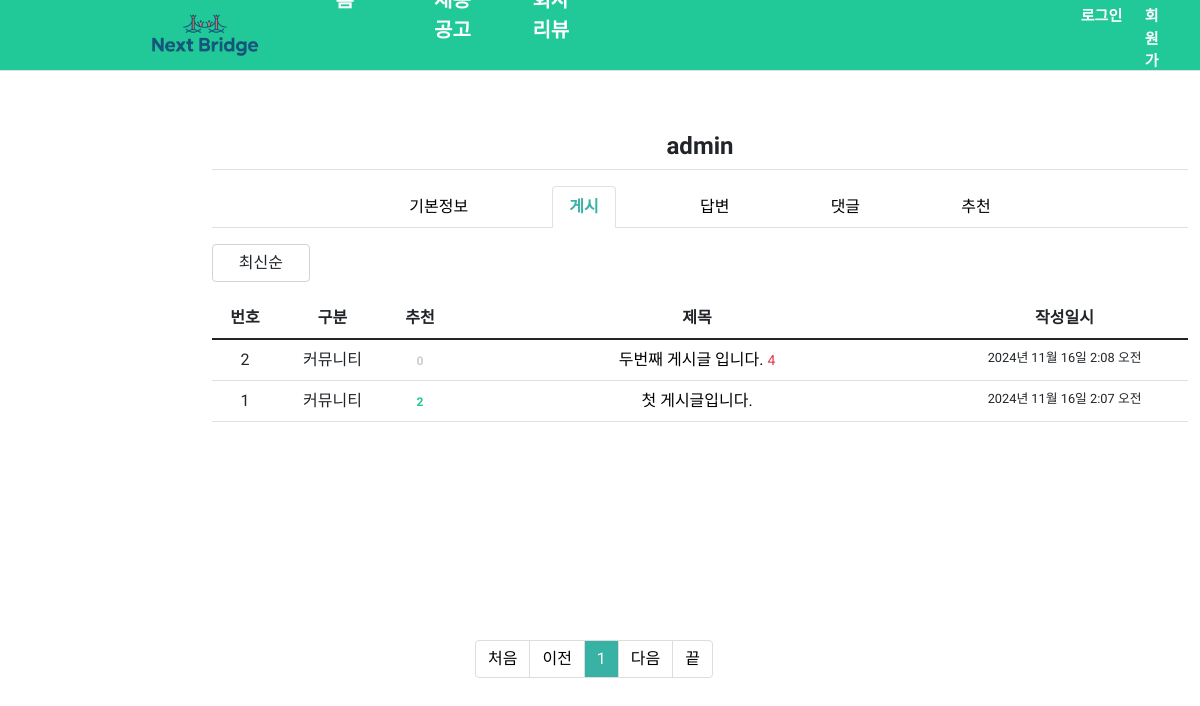
Page /common/profile/question/1/ on the committed database.
### home/models.py (models this page shows, shortened)
class Question(models.Model):
    author = models.ForeignKey(User, on_delete=models.CASCADE, related_name='author_question')   # 글쓴이
    subject = models.CharField(max_length=200)                                                   # 제목
    content = models.TextField()                                                                 # 내용
    create_date = models.DateTimeField()                                                         # 등록 일시
    modify_date = models.DateTimeField(null=True, blank=True)                                    # 수정 일시
    voter = models.ManyToManyField(User, related_name='voter_question')                          # 추천인 추가
    category = models.ForeignKey(Category, on_delete=models.CASCADE, related_name='category_question') # 카테고리
    def __str__(self):
        return self.subject
    def get_absolute_url(self):
        return reverse('home:detail', args=[self.id])

class Category(models.Model):
    name = models.CharField(max_length=20, unique=True)
    description = models.CharField(max_length=200, null=True, blank=True)
    has_answer = models.BooleanField(default=True) # 답변가능 여부

### common/views/profile_views.py (the view)
# urls.py: path('profile/question/<int:user_id>/', profile_views.ProfileQuestionListView.as_view(), name='profile_question'),
class ProfileQuestionListView(ProfileObjectListView):
    model = Question
    template_name = 'common/profile/profile_question.html'
    profile_type = 'question'

### common/views/profile_views.py (called while the page is built)
    def get_queryset(self):
        self.profile_user = get_object_or_404(User, pk=self.kwargs['user_id'])
        self.so = self.request.GET.get('so', 'recent')  # 정렬기준
        object_list = self.model.objects.filter(author=self.profile_user)
        object_list = Answer.order_by_so(object_list, self.so)
        return object_list

    def get_context_data(self, **kwargs):
        context = super().get_context_data(**kwargs)
        context.update({
            'profile_user': self.profile_user,
            'profile_type': self.profile_type,
            'so': self.so
        })
        return context

### home/models.py (called while the page is built)
    @staticmethod
    def order_by_so(answer_list, so):
        if so == 'recommend':
            answer_list = answer_list.annotate(num_voter=Count('voter')).order_by('-num_voter', '-create_date')
        else:  # so == 'recent':
            answer_list = answer_list.order_by('-create_date')
        return answer_list

### home/templatetags/home_filter.py (called while the page is built)
@register.filter
def sub(value, arg):
    return value - arg

### templates/common/profile/profile_question.html (shortened to what this page needs)
{% extends "base.html" %}
{% load home_filter %}
{% block content %}
<div class="line">
    <h4 class="border-bottom pb-2 my-3">{{ profile_user.username }}</h4>
    {% include "common/profile/profile_tabs.html" %}
    <select class="form-control so my-3">
        <option value="recent" {% if so == 'recent' %}selected{% endif %}>최신순</option>
    </select>
    <table class="table">
        <thead>
            <tr class="text-center thead-dark">
                <th>번호</th>
                <th>구분</th>
                <th>추천</th>
                <th style="width:50%">제목</th>
                <th>작성일시</th>
            </tr>
        </thead>
        <tbody>
        {% if page_obj %}
        {% for object in page_obj %}
        <tr class="text-center">
            <td>
                {{ page_obj.paginator.count|sub:page_obj.start_index|sub:forloop.counter0|add:1 }}
            </td>
            <td>{{ object.category.description }}</td>
            <td>
                {% if object.voter.count > 0 %}
                    <span class="badge badge-warning px-2 py-1" style="color:#20c997;">{{ object.voter.count }}</span>
                {% else %}
                    <span class="badge badge-light px-2 py-1" style="color:#ccc;">0</span>
                {% endif %}
            </td>
            <td class="text-left">
                <a href="{{ object.get_absolute_url }}">{{ object }}</a>
                {% if object.answer_set.count > 0 %}
                    <span class="text-danger small ml-2">{{ object.answer_set.count }}</span>
                {% endif %}
            </td>
            <td>{{ object.create_date }}</td>
        </tr>
        {% endfor %}
        {% else %}
        <tr>
            <td colspan="3">등록한 질문이 없습니다.</td>
        </tr>
        {% endif %}
        </tbody>
    </table>
</div>
<ul class="pagination justify-content-center">
    {% if page_obj.has_previous %}
        <li class="page-item">
            <a class="page-link" data-page="1" href="#">처음</a>
        </li>
       <li class="page-item">
            <a class="page-link" data-page="{{ page_obj.previous_page_number }}" href="#">이전</a>
        </li>
    {% else %}
        <li class="page-item disabled">
            <a class="page-link" tabindex="-1" aria-disabled="true" href="#">처음</a>
        </li>
        <li class="page-item disabled">
            <a class="page-link" tabindex="-1" aria-disabled="true" href="#">이전</a>
        </li>
    {% endif %}
    {% for page_number in page_obj.paginator.page_range %}
        {% if page_number >= page_obj.number|add:-4 and page_number <= page_obj.number|add:4 %}
            {% if page_number == page_obj.number %}
            <li class="page-item active" aria-current="page">
                <a class="page-link" data-page="{{ page_number }}" href="#">{{ page_number }}</a>
            </li>
            {% else %}
            <li class="page-item">
                <a class="page-link" data-page="{{ page_number }}" href="#">{{ page_number }}</a>
            </li>
            {% endif %}
        {% endif %}
    {% endfor %}
    {% if page_obj.has_next %}
        <li class="page-item">
             <a class="page-link" data-page="{{ page_obj.next_page_number }}" href="#">다음</a>
        </li>
        <li class="page-item">
             <a class="page-link" data-page="{{ page_obj.paginator.num_pages }}" href="#">끝</a>
        </li>
    {% else %}
        <li class="page-item disabled">
            <a class="page-link" tabindex="-1" aria-disabled="true" href="#">다음</a>
        </li>
        <li class="page-item disabled">
            <a class="page-link" tabindex="-1" aria-disabled="true" href="#">끝</a>
        </li>
    {% endif %}
</ul>
{% endblock %}

### static/style.css (style rules this page uses)
body { font-family: "Gowun Dodum", serif; font-weight: 400; font-style: normal; }
.pagination.justify-content-center { margin:1.5em 0; }
.pagination .page-item .page-link { color: black; background-color: white; border: 1px solid #ddd; }
.pagination .page-item.active .page-link { background-color: #38B2A5; color: white; }
.line { width: 1000px; height : 500px; min-height: 50vh; margin : 100px 0 0 170px; }
.form-control.so.my-3 { text-align: center; float:left; width:10%; }
body > div > div > div.line > table > tbody > tr> td.text-left > a { text-decoration: none; color:black; }
body > div > div > div.line > table > tbody > tr > td:nth-child(5) { font-size:0.8em; }
.border-bottom.pb-2.my-3 { text-align: center; font-weight:bold; }

### rows in the picture
Question: paginator.count|sub "2", category.description "커뮤니티", shows "0", subject "두번째 게시글 입니다.", answer_set.count "4", create_date "2024년 11월 16일 2:08 오전"
Question: paginator.count|sub "1", category.description "커뮤니티", voter.count "2", subject "첫 게시글입니다.", create_date "2024년 11월 16일 2:07 오전"

### other values in the picture
{{ profile_user.username }} "admin"
{{ page_number }} "1"
